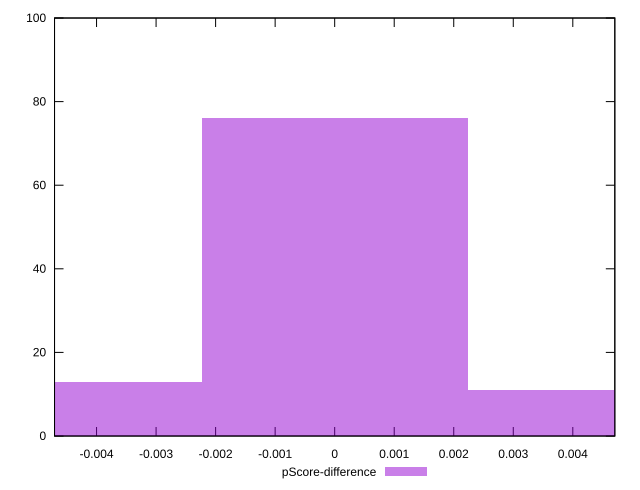

Recreate this plot in gnuplot.
reset

$pScoreDifference <<EOF
0.004466854510843544 11
0 76
-0.004466854510843544 13
EOF

set key outside below
set boxwidth 0.004466854510843544
set xrange [-0.004705882352941199:0.004705882352941185]
set yrange [0:100]
set trange [0:100]
set style fill transparent solid 0.5 noborder
set terminal svg size 640, 490 enhanced background rgb 'white'
set output "report/report_00029_2021-02-24T13-36-40.390Z/unused-javascript/samples/music/pScore-difference/histogram.svg"

plot $pScoreDifference title "pScore-difference" with boxes

reset
